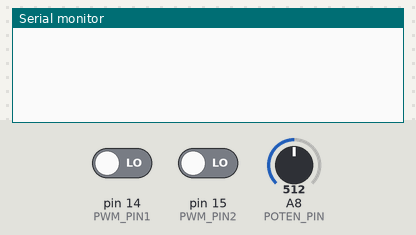
This sketch was run on a simulated Arduino Mega 2560, built with avr-gcc and run on an emulated ATmega2560. Parts: the last lines printed to the serial monitor. The test bench sets the inputs (shaded band); at power-on: A8 (POTEN_PIN) = 512, pin 14 (PWM_PIN1) LOW, pin 15 (PWM_PIN2) LOW.

Above: at 1.2 s.
1.3 s: A8 (POTEN_PIN) set to 716
At 2.4 s:
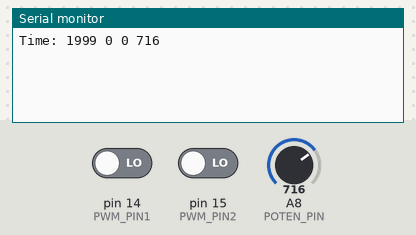
5.5 s: A8 (POTEN_PIN) set to 900
At 6.8 s:
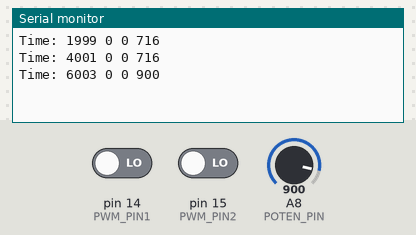
Timing chart, 0 to 8.5 s (numbered marks = the images above; inputs shaded):
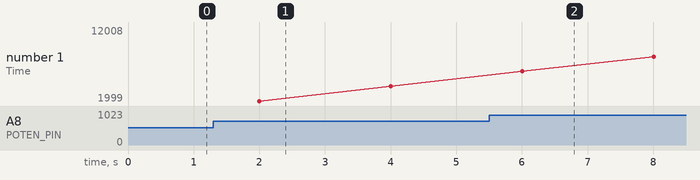

The sketch:

read_pwm.ino
```cpp
// Display pwm signal with time in millisecond.
// Each loop tooks 2ms

byte PWM_PIN1 = 14;
byte PWM_PIN2 = 15;
byte POTEN_PIN = A8;

unsigned long t;
int pwm1;
int pwm2;
int poten;
int poten_last;
//int poten0 = 980;
//int initialized = 0;

void setup() {
  // put your setup code here, to run once:
  Serial.begin(2000000);
  pinMode(PWM_PIN1, INPUT);
  poten= analogRead(POTEN_PIN);
  poten_last = poten;
}

void loop() {
  read();
}
void read() {
  // put your main code here, to run repeatedly:
  pwm1 = pulseIn(PWM_PIN1, HIGH);
  pwm2 = pulseIn(PWM_PIN2, HIGH);
  poten= analogRead(POTEN_PIN);
  t = millis();
  Serial.print("Time: ");
  Serial.print(t);
  Serial.print(" ");
  Serial.print(pwm1);
  Serial.print(" ");
  Serial.print(pwm2);
  Serial.print(" ");
  Serial.println(poten);
  delay(1);
}
```

Measured:
- after the input at 1.3 s, the serial monitor: prints a new line after 0.70 s (image 1)
- after the input at 5.5 s, the serial monitor: prints a new line after 0.50 s (image 2)
